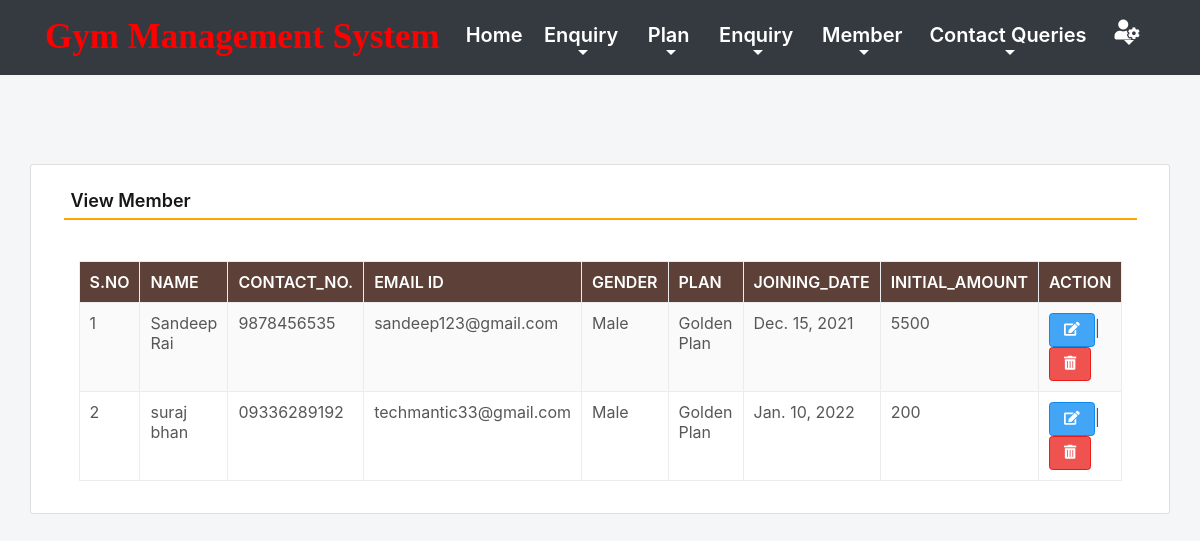
Page /viewMember (signed in) on the committed database.
### gym/models.py (models this page shows, shortened)
class Member(models.Model):
    name = models.CharField(max_length=150, null=True)
    contact = models.CharField(max_length=15, null=True)
    email = models.CharField(max_length=50, null=True)
    gender = models.CharField(max_length=10, null=True)
    plan = models.CharField(max_length=100, null=True)
    joindate = models.DateField(null=True)
    initamount = models.CharField(max_length=100, null=True)

### gym/views.py (the view)
# urls.py: path('viewMember', viewMember, name='viewMember'),
def viewMember(request):
    if not request.user.is_authenticated:
        return redirect(admin_login)
    member = Member.objects.all()
    return render(request,'viewMember.html', locals())

### gym/templates/viewMember.html (shortened to what this page needs)
{% include 'admin_nav.html' %}
{% load static %}
{% block main %}
 <html lang="en" class="no-focus">
 <link rel="stylesheet" id="css-main" href="{% static 'css1/codebase.min.css' %}">
 <br><br><br><br>
	<div class="container card shadow mt-5">
		<div class="card-body">
			<h5 class="p-2" style="border-bottom: 2px solid orange">View Member</h5>
             <br>
            <div class="container-fluid">
             <table id="example" class="table table-striped table-bordered" style="width:100%">
                  <thead class="text-white" style="background-color : #5d4037;">
				     <tr>
					   <th>S.No</th>
					   <th>Name</th>
					   <th>Contact_No.</th>
					   <th>Email ID</th>
                       <th>Gender</th>
					   <th>Plan</th>
                       <th>Joining_Date</th>
					   <th>Initial_Amount</th>
                       <th>Action</th>
				     </tr>
			      </thead>
			       <tbody>
                     {% for i in member %}
			          <tr>
                        <td>{{forloop.counter}}</td>
						<td>{{i.name}}</td>
						<td>{{i.contact}}</td>
						<td>{{i.email}}</td>
                        <td>{{i.gender}}</td>
						<td>{{i.plan}}</td>
                        <td>{{i.joindate}}</td>
						<td>{{i.initamount}}</td>
						<td><a href="{% url 'edit_Member' i.id %}" class="btn btn-primary"><i class="fas fa-edit"></i></a>|
                            <a href="{% url 'delete_Member' i.id %}" class="btn btn-danger" onclick="return confirm('Are you sure to delete this Member ?')"><i class="fas fa-trash-alt"></i></a></td>
                      </tr>
                      {% endfor %}
                   </tbody>
		        </table>
            </div>
        </div>
	</div>
        <link rel="stylesheet" href="https://use.fontawesome.com/releases/v5.6.3/css/all.css">
 </html>
{% endblock %}

### gym/templates/admin_nav.html (shortened to what this page needs)
{% load static %}
  <link rel="stylesheet" href="https://maxcdn.bootstrapcdn.com/bootstrap/4.0.0/css/bootstrap.min.css">
<link rel="stylesheet" href="https://pro.fontawesome.com/releases/v5.10.0/css/all.css"/>
<link rel="stylesheet" href="{% static 'css/mystyle1.css' %}">
<nav class="navbar navbar-expand-sm navbar-light bg-dark">
  <div class="container">
  <a class="navbar-brand" href="{% url 'admin_home' %}">
      <span style="color : red">Gym Management System</span></a>
   <div class="collapse navbar-collapse text-center" id="myMenu">
    <ul class="navbar-nav pl-5 custom-nav ml-auto">
      <li class="nav-item active">
        <a class="nav-link text-white" href="{% url 'admin_home' %}" >Home <span class="sr-only">(current)</span></a>
      </li>
      <li class="nav-item dropdown">
        <a class="nav-link dropdown-toggle text-white" href="#" id="navbarDropdown" role="button" data-toggle="dropdown" aria-haspopup="true" aria-expanded="false">
          Enquiry
        </a>
      </li>
      <li class="nav-item dropdown">
        <a class="nav-link dropdown-toggle text-white" href="#" id="navbarDropdown" role="button" data-toggle="dropdown" aria-haspopup="true" aria-expanded="false">
          Plan
        </a>
      </li>
      <li class="nav-item dropdown">
        <a class="nav-link dropdown-toggle text-white" href="#" id="navbarDropdown" role="button" data-toggle="dropdown" aria-haspopup="true" aria-expanded="false">
          Enquiry
        </a>
      </li>
      <li class="nav-item dropdown">
        <a class="nav-link dropdown-toggle text-white" href="#" id="navbarDropdown" role="button" data-toggle="dropdown" aria-haspopup="true" aria-expanded="false">
          Member
        </a>
      </li>
      <li class="nav-item dropdown">
        <a class="nav-link dropdown-toggle text-white" href="#" id="navbarDropdown" role="button" data-toggle="dropdown" aria-haspopup="true" aria-expanded="false">
          Contact Queries
        </a>
      </li>
      <li class="nav-item dropdown">
        <a class="nav-link dropdown-toggle text-white" href="#" id="navbarDropdown" role="button" data-toggle="dropdown" aria-haspopup="true" aria-expanded="false">
          <i class="fas fa-user-cog"></i>
        </a>
      </li>
    </ul>
   </div>
 </div>
</nav>
<link rel="stylesheet"
	href="https://cdn.datatables.net/1.11.3/css/dataTables.bootstrap4.min.css">

### gym/static/css/mystyle1.css (style rules this page uses)
.navbar-brand { font-family: 'Monotype Corsiva'; font-size: 35px; font-weight: bold; }
.nav-link { color: black !important; font-size: 20px; }

### rows in the picture
Member: name "Sandeep Rai", contact "9878456535", email "sandeep123@gmail.com", gender "Male", plan "Golden Plan", joindate "Dec. 15, 2021", initamount "5500"
Member: name "suraj bhan", contact "09336289192", email "techmantic33@gmail.com", gender "Male", plan "Golden Plan", joindate "Jan. 10, 2022", initamount "200"
